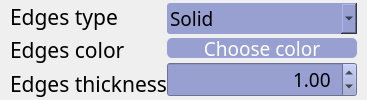
        <widget class="QWidget" name="edgesWidget" native="true">
         <property name="minimumSize">
          <size>
           <width>0</width>
           <height>0</height>
          </size>
         </property>
         <layout class="QHBoxLayout" name="horizontalLayout_4">
          <property name="spacing">
           <number>0</number>
          </property>
          <property name="leftMargin">
           <number>10</number>
          </property>
          <property name="topMargin">
           <number>0</number>
          </property>
          <property name="rightMargin">
           <number>10</number>
          </property>
          <property name="bottomMargin">
           <number>0</number>
          </property>
          <item>
           <layout class="QVBoxLayout" name="verticalLayoutEdges1">
            <property name="spacing">
             <number>0</number>
            </property>
            <property name="bottomMargin">
             <number>0</number>
            </property>
            <item>
             <widget class="QLabel" name="labelEdgesType">
              <property name="font">
               <font>
                <family>Optima</family>
                <pointsize>16</pointsize>
               </font>
              </property>
              <property name="text">
               <string>Edges type</string>
              </property>
              <property name="margin">
               <number>0</number>
              </property>
             </widget>
            </item>
            <item>
             <widget class="QLabel" name="labelEdgesColor">
              <property name="font">
               <font>
                <family>Optima</family>
                <pointsize>16</pointsize>
               </font>
              </property>
              <property name="text">
               <string>Edges color</string>
              </property>
              <property name="margin">
               <number>0</number>
              </property>
             </widget>
            </item>
            <item>
             <widget class="QLabel" name="labelEdgesThickness">
              <property name="font">
               <font>
                <family>Optima</family>
                <pointsize>16</pointsize>
               </font>
              </property>
              <property name="text">
               <string>Edges thickness</string>
              </property>
              <property name="margin">
               <number>0</number>
              </property>
             </widget>
            </item>
           </layout>
          </item>
          <item>
           <layout class="QVBoxLayout" name="verticalLayoutEdges2">
            <property name="spacing">
             <number>1</number>
            </property>
            <property name="bottomMargin">
             <number>0</number>
            </property>
            <item>
             <widget class="QComboBox" name="EdgesType">
              <property name="font">
               <font>
                <family>Optima</family>
                <pointsize>14</pointsize>
               </font>
              </property>
              <property name="styleSheet">
               <string notr="true">QComboBox {
    border: 1px white;
    border-radius: 3px;
    padding: 1px 18px 1px 3px;
    background-color: rgb(151, 160, 208);
    min-width: 6em;
}</string>
              </property>
              <item>
               <property name="text">
                <string>Solid</string>
               </property>
              </item>
              <item>
               <property name="text">
                <string>Dashed</string>
               </property>
              </item>
             </widget>
            </item>
            <item>
             <widget class="QPushButton" name="EdgesColor">
              <property name="minimumSize">
               <size>
                <width>190</width>
                <height>20</height>
               </size>
              </property>
              <property name="maximumSize">
               <size>
                <width>190</width>
                <height>20</height>
               </size>
              </property>
              <property name="font">
               <font>
                <family>Optima</family>
                <pointsize>14</pointsize>
               </font>
              </property>
              <property name="styleSheet">
               <string notr="true">QPushButton{
	color: white;
	background-color: rgb(151, 160, 208);
     border-style: outset;
	border-radius: 5px;
}

QPushButton:hover {
    background-color: rgb(130, 142, 208);
}

QPushButton:pressed {
    background-color: rgb(109, 125, 208);
}</string>
              </property>
              <property name="text">
               <string>Choose color</string>
              </property>
             </widget>
            </item>
            <item>
             <widget class="QDoubleSpinBox" name="EdgesThickness">
              <property name="font">
               <font>
                <family>Optima</family>
                <pointsize>14</pointsize>
               </font>
              </property>
              <property name="styleSheet">
               <string notr="true">QDoubleSpinBox {
    padding-right: 5px;
    background-color: rgb(151, 160, 208);
}</string>
              </property>
              <property name="alignment">
               <set>Qt::AlignRight|Qt::AlignTrailing|Qt::AlignVCenter</set>
              </property>
              <property name="decimals">
               <number>2</number>
              </property>
              <property name="minimum">
               <double>0.500000000000000</double>
              </property>
              <property name="maximum">
               <double>50.000000000000000</double>
              </property>
              <property name="singleStep">
               <double>0.500000000000000</double>
              </property>
              <property name="value">
               <double>1.000000000000000</double>
              </property>
             </widget>
            </item>
           </layout>
          </item>
         </layout>
        </widget>
